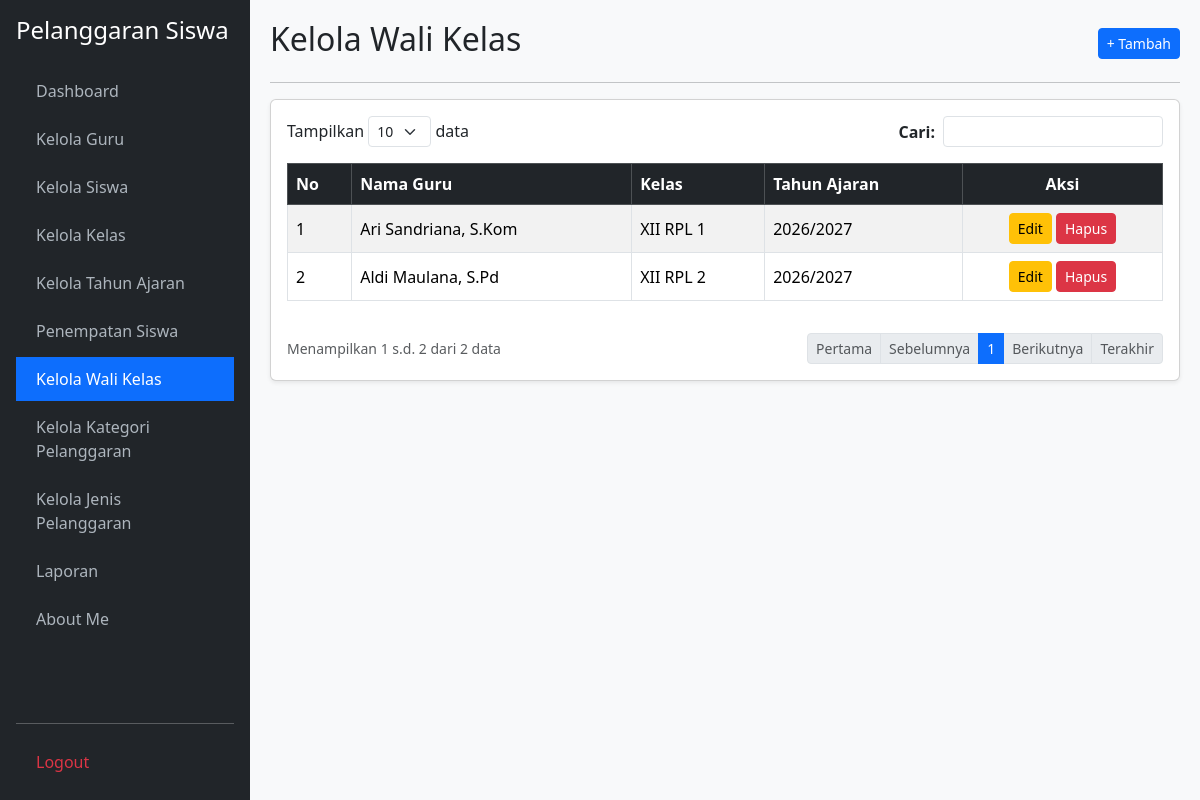
The app's page /kelola_wali_kelas.php (signed in) with its own data.
### tables this page shows
CREATE TABLE `t_wali_kelas` (
  `id` int(11) NOT NULL,
  `tahun_ajaran_id` int(11) NOT NULL,
  `kelas_id` int(11) NOT NULL,
  `guru_id` int(11) NOT NULL,
  `tanggal_mulai` date DEFAULT NULL,
  `tanggal_selesai` date DEFAULT NULL,
  `status_aktif` tinyint(1) DEFAULT 1,
  `created_at` timestamp NULL DEFAULT NULL,
  `updated_at` timestamp NULL DEFAULT NULL
);

CREATE TABLE `t_guru` (
  `id` int(11) NOT NULL,
  `nip` varchar(30) DEFAULT NULL,
  `nama` varchar(150) NOT NULL,
  `email` varchar(150) DEFAULT NULL,
  `status_aktif` tinyint(1) DEFAULT 1,
  `user_id` int(11) DEFAULT NULL,
  `created_at` timestamp NULL DEFAULT NULL,
  `updated_at` timestamp NULL DEFAULT NULL
);

CREATE TABLE `t_kelas` (
  `id` int(11) NOT NULL,
  `nama` varchar(100) NOT NULL,
  `tingkat` varchar(20) DEFAULT NULL,
  `jurusan` varchar(100) DEFAULT NULL,
  `status_aktif` tinyint(1) DEFAULT 1,
  `created_at` timestamp NULL DEFAULT NULL,
  `updated_at` timestamp NULL DEFAULT NULL
);

CREATE TABLE `t_tahun_ajaran` (
  `id` int(11) NOT NULL,
  `nama` varchar(20) NOT NULL,
  `tanggal_mulai` date DEFAULT NULL,
  `tanggal_selesai` date DEFAULT NULL,
  `status_aktif` tinyint(1) DEFAULT 1,
  `created_at` timestamp NULL DEFAULT NULL,
  `updated_at` timestamp NULL DEFAULT NULL
);

### kelola_wali_kelas.php (the view, shortened to what this page needs)
<?php
require_once 'koneksi.php';
$aksi = $_GET['aksi'] ?? '';
$edit = ($_GET['edit'] ?? '') ? mysqli_fetch_assoc(mysqli_query($koneksi, "SELECT * FROM t_wali_kelas WHERE id='{$_GET['edit']}'")) : null;
$limit = 10; $h = max(1, (int)($_GET['halaman'] ?? 1)); $offset = ($h - 1) * $limit;
$cari = mysqli_real_escape_string($koneksi, $_GET['cari'] ?? '');
$where = $cari ? "WHERE tg.nama LIKE '%$cari%' OR tk.nama LIKE '%$cari%' OR ta.nama LIKE '%$cari%'" : "";
$total = mysqli_num_rows(mysqli_query($koneksi, "SELECT tw.id FROM t_wali_kelas tw JOIN t_guru tg ON tw.guru_id=tg.id JOIN t_kelas tk ON tw.kelas_id=tk.id JOIN t_tahun_ajaran ta ON tw.tahun_ajaran_id=ta.id $where"));
$pages = ceil($total / $limit) ?: 1;
$data = mysqli_query($koneksi, "SELECT tw.*, tg.nama AS nama_guru, tk.nama AS nama_kelas, ta.nama AS tahun_ajaran FROM t_wali_kelas tw JOIN t_guru tg ON tw.guru_id=tg.id JOIN t_kelas tk ON tw.kelas_id=tk.id JOIN t_tahun_ajaran ta ON tw.tahun_ajaran_id=ta.id $where ORDER BY tk.nama ASC, tg.nama ASC LIMIT $offset, $limit");
$no = $offset + 1;
$opt_guru = mysqli_query($koneksi, "SELECT * FROM t_guru WHERE status_aktif=1 ORDER BY nama ASC");
$opt_kelas = mysqli_query($koneksi, "SELECT * FROM t_kelas WHERE status_aktif=1 ORDER BY nama ASC");
$ta_default = mysqli_fetch_assoc(mysqli_query($koneksi, "SELECT * FROM t_tahun_ajaran WHERE status_aktif=1 LIMIT 1"));
?>
<!DOCTYPE html>
<html lang="id">
<head>
    <link href="https://cdn.jsdelivr.net/npm/bootstrap@5.3.2/dist/css/bootstrap.min.css" rel="stylesheet">
    <link href="https://cdn.jsdelivr.net/npm/select2@4.1.0-rc.0/dist/css/select2.min.css" rel="stylesheet" />
    <link href="https://cdn.jsdelivr.net/npm/select2-bootstrap-5-theme@1.3.0/dist/select2-bootstrap-5-theme.min.css" rel="stylesheet" />
</head>
<body>
    <div class="sidebar d-flex flex-column p-3">
        <h4 class="text-white mb-4">Pelanggaran Siswa</h4>
        <ul class="nav nav-pills flex-column mb-auto">
            <li class="nav-item mb-1"><a href="dashboard.php">Dashboard</a></li>
            <li class="nav-item mb-1"><a href="kelola_guru.php">Kelola Guru</a></li>
            <li class="nav-item mb-1"><a href="kelola_siswa.php">Kelola Siswa</a></li>
            <li class="nav-item mb-1"><a href="kelola_kelas.php">Kelola Kelas</a></li>
            <li class="nav-item mb-1"><a href="kelola_tahun_ajaran.php">Kelola Tahun Ajaran</a></li>
            <li class="nav-item mb-1"><a href="penempatan_siswa.php">Penempatan Siswa</a></li>
            <li class="nav-item mb-1"><a href="kelola_wali_kelas.php" class="active">Kelola Wali Kelas</a></li>
            <li class="nav-item mb-1"><a href="kelola_kategori_pelanggaran.php">Kelola Kategori Pelanggaran</a></li>
            <li class="nav-item mb-1"><a href="kelola_jenis_pelanggaran.php">Kelola Jenis Pelanggaran</a></li>
            <li class="nav-item mb-1"><a href="laporan.php">Laporan</a></li>
            <li class="nav-item mb-1"><a href="about_me.php">About Me</a></li>
        </ul>
        <hr><a href="logout.php" class="text-danger">Logout</a>
    </div>
    <div class="main-content">
        <?php if ($aksi === 'tambah' || $edit): ?>
            <div class="d-flex justify-content-between align-items-center mb-3">
                <h2><?= $edit ? 'Edit Wali Kelas' : 'Tambah Wali Kelas'; ?></h2>
                <a href="kelola_wali_kelas.php" class="btn btn-secondary btn-sm">&larr; Kembali</a>
            </div>
            <hr>
            <div class="card shadow-sm"><div class="card-body">
                <form method="POST">
                    <input type="hidden" name="id" value="<?= $edit['id'] ?? ''; ?>">
                    <div class="mb-3">
                        <label class="form-label fw-bold">Pilih Guru:</label>
                        <select name="guru_id" class="form-control select2" required>
                            <option value="">-- Cari & Pilih Guru --</option>
                            <?php while($g = mysqli_fetch_assoc($opt_guru)): ?>
                                <option value="<?= $g['id']; ?>" <?= (($edit['guru_id'] ?? '') == $g['id']) ? 'selected' : ''; ?>><?= htmlspecialchars($g['nama']); ?></option>
                            <?php endwhile; ?>
                        </select>
                    </div>
                    <div class="mb-3">
                        <label class="form-label fw-bold">Pilih Kelas:</label>
                        <select name="kelas_id" class="form-control select2" required>
                            <option value="">-- Cari & Pilih Kelas --</option>
                            <?php while($k = mysqli_fetch_assoc($opt_kelas)): ?>
                                <option value="<?= $k['id']; ?>" <?= (($edit['kelas_id'] ?? '') == $k['id']) ? 'selected' : ''; ?>><?= htmlspecialchars($k['nama']); ?></option>
                            <?php endwhile; ?>
                        </select>
                    </div>
                    <div class="mb-3">
                        <label class="form-label fw-bold">Tahun Ajaran Aktif:</label>
                        <input type="text" class="form-control bg-light" value="<?= htmlspecialchars($ta_default['nama'] ?? 'Tidak ada tahun ajaran aktif'); ?>" disabled>
                        <small class="text-muted">Tahun ajaran otomatis mengikuti status aktif saat ini.</small>
                    </div>
                    <hr>
                    <div class="d-flex justify-content-end">
                        <a href="kelola_wali_kelas.php" class="btn btn-secondary me-2">Batal</a>
                        <button type="submit" name="simpan" class="btn btn-primary">Simpan</button>
                    </div>
                </form>
            </div></div>
        <?php else: ?>
            <div class="d-flex justify-content-between align-items-center mb-2">
                <h2>Kelola Wali Kelas</h2>
                <a href="?aksi=tambah" class="btn btn-primary btn-sm">+ Tambah</a>
            </div>
            <hr>
            <div class="card shadow-sm"><div class="card-body">
                <div class="row mb-3 justify-content-between">
                    <div class="col-auto">Tampilkan <select class="form-select form-select-sm d-inline-block w-auto"><option>10</option></select> data</div>
                    <div class="col-auto">
                        <form method="GET" class="d-flex align-items-center">
                            <label class="me-2 mb-0 fw-bold">Cari:</label>
                            <input type="text" name="cari" class="form-control form-control-sm" value="<?= htmlspecialchars($cari); ?>">
                        </form>
                    </div>
                </div>
                <div class="table-responsive">
                    <table class="table table-bordered table-striped align-middle">
                        <thead class="table-dark">
                            <tr><th>No</th><th>Nama Guru</th><th>Kelas</th><th>Tahun Ajaran</th><th class="text-center">Aksi</th></tr>
                        </thead>
                        <tbody>
                            <?php while($r = mysqli_fetch_assoc($data)): ?>
                            <tr>
                                <td><?= $no++; ?></td>
                                <td><?= htmlspecialchars($r['nama_guru']); ?></td>
                                <td><?= htmlspecialchars($r['nama_kelas']); ?></td>
                                <td><?= htmlspecialchars($r['tahun_ajaran']); ?></td>
                                <td class="text-center">
                                    <a href="?edit=<?= $r['id']; ?>" class="btn btn-sm btn-warning">Edit</a>
                                    <a href="?hapus=<?= $r['id']; ?>" class="btn btn-sm btn-danger" onclick="return confirm('Hapus data wali kelas ini?')">Hapus</a>
                                </td>
                            </tr>
                            <?php endwhile; if(!$total): ?>
                            <tr><td colspan="5" class="text-center text-muted">Data wali kelas tidak ditemukan.</td></tr>
                            <?php endif; ?>
                        </tbody>
                    </table>
                </div>
                <div class="d-flex justify-content-between align-items-center mt-3">
                    <small class="text-muted">Menampilkan <?= $total ? $offset + 1 : 0; ?> s.d. <?= min($offset + $limit, $total); ?> dari <?= $total; ?> data</small>
                    <ul class="pagination pagination-sm mb-0">
                        <li class="page-item <?= $h <= 1 ? 'disabled' : ''; ?>"><a class="page-link" href="?halaman=1&cari=<?= $cari; ?>">Pertama</a></li>
                        <li class="page-item <?= $h <= 1 ? 'disabled' : ''; ?>"><a class="page-link" href="?halaman=<?= $h-1; ?>&cari=<?= $cari; ?>">Sebelumnya</a></li>
                        <?php for($i=1; $i<=$pages; $i++): ?>
                            <li class="page-item <?= $h == $i ? 'active' : ''; ?>"><a class="page-link" href="?halaman=<?= $i; ?>&cari=<?= $cari; ?>"><?= $i; ?></a></li>
                        <?php endfor; ?>
                        <li class="page-item <?= $h >= $pages ? 'disabled' : ''; ?>"><a class="page-link" href="?halaman=<?= $h+1; ?>&cari=<?= $cari; ?>">Berikutnya</a></li>
                        <li class="page-item <?= $h >= $pages ? 'disabled' : ''; ?>"><a class="page-link" href="?halaman=<?= $pages; ?>&cari=<?= $cari; ?>">Terakhir</a></li>
                    </ul>
                </div>
            </div></div>
        <?php endif; ?>
    </div>
</body>
</html>

### kelola_wali_kelas.php (style rules this page uses)
body { background: #f8f9fa; }
.sidebar { min-height: 100vh; background: #212529; color: #fff; position: fixed; width: 250px; top: 0; left: 0; }
.sidebar a { color: #adb5bd; text-decoration: none; display: block; padding: 10px 20px; }
.sidebar a:hover, .sidebar a.active { color: #fff; background: #0d6efd; }
.main-content { margin-left: 250px; padding: 20px; }

### records on screen
t_wali_kelas: guru.nama "Ari Sandriana, S.Kom", kelas.nama "XII RPL 1", tahun_ajaran.nama "2026/2027"
t_wali_kelas: guru.nama "Aldi Maulana, S.Pd", kelas.nama "XII RPL 2", tahun_ajaran.nama "2026/2027"

### other values on screen
$offset + 1 "1"
min($offset + $limit, $total) "2"
$total "2"
